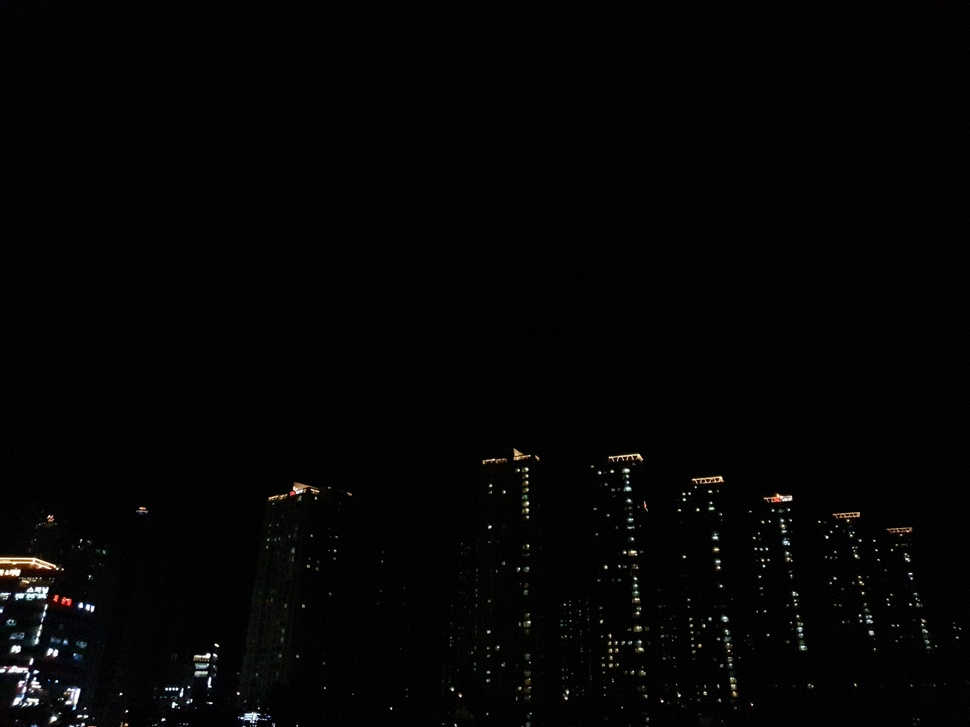
//> input picture Digital_Image_Processing_2021/Gmail/img_0.002.jpg, 970 x 727 px, shrunk from 4032 x 3024 before the run
$ ./week10_hw2   (built with g++ and OpenCV 4)
//> lines starting //> are read from the running program, lines starting //| are printed output that depends on the picture
#include <iostream>
#include <algorithm>
#include <vector>
#include <ctime>
#include "opencv2/core/core.hpp"
#include "opencv2/highgui/highgui.hpp"
#include "opencv2/imgproc/imgproc.hpp"
#include "opencv2/imgcodecs/imgcodecs.hpp"
#include "opencv2/photo.hpp"
#include "opencv2/imgcodecs.hpp"

using namespace cv;
using namespace std;

void readImagesAndTimes(vector<Mat>& images, vector<float>& times);


void readImagesAndTimes(vector<Mat>& images, vector<float>& times) {
	int numImages = 4;
	static const float timesArray[] = { 1 / 500.0f,1 / 125.0f,1 / 30.0f, 0.1f, 0.25f, 1 / 6.0f, 2.0f };
	times.assign(timesArray, timesArray + numImages);
	static const char* filenames[] = { "./Gmail/img_0.002.jpg", "./Gmail/img_0.008.jpg","./Gmail/img_0.033.jpg", "./Gmail/img_0.1.jpg","./Gmail/img_0.25.jpg","./Gmail/img_0.17.jpg","./Gmail/img_0.2.jpg" };
	for (int i = 0; i < numImages; i++) {
		Mat im = imread(filenames[i]);
//> im is the input picture: 727 rows x 970 cols, CV_8UC3; mean B, G, R 3.8, 4, 4
		images.push_back(im);

	}

}

Mat getHistogram(Mat& src) {
	Mat histogram;
	// gray_scale 에서만 작동
	const int* channel_numberes = { 0 };
	float channel_range[] = { 0.0, 255.0 };
	const float* channel_ranges = channel_range;
	int number_bins = 255; // 최대값

	//픽셀값 분포 히스토그램 계산
	calcHist(&src, 1, channel_numberes, Mat(), histogram, 1, &number_bins, &channel_ranges);

	//히스토그램 그래프 이미지 크기
	int hist_w = 512;
	int hist_h = 400;
	int bin_w = cvRound((double)hist_w / number_bins);

	// histogram  정규화
	normalize(histogram, histogram, 0, histogram.rows, NORM_MINMAX, -1, Mat());

	//값과 값을 잇는 선과 그리는 방식의 plot 그래프 이미지
	Mat histImage(hist_h, hist_w, CV_8UC1, Scalar(0, 0, 0));
	for (int i = 1; i < number_bins; i++) {
		line(histImage, Point(bin_w*(i - 1), hist_h - cvRound(histogram.at<float>(i - 1))),
			Point(bin_w*(i), hist_h - cvRound(histogram.at<float>(i))),
			Scalar(255, 0, 0), 2, 8, 0);
	}

	return histImage;
}

void main() {
	cout << "Reading images and exposure times ..." << endl;
	vector<Mat> images;
	vector<float> times;
	readImagesAndTimes(images, times);

	cout << "finished" << endl;

	//<영상 정렬>
	cout << "Aligning images ..." << endl;
	Ptr<AlignMTB> alignMTB = createAlignMTB();
	alignMTB->process(images, images);


	//<Camera response function(CRF) 복원>
	cout << "Calculating Camera Response function..." << endl;
	Mat responseDebevec;
	Ptr<CalibrateDebevec> calibrateDebevec = createCalibrateDebevec();
	calibrateDebevec->process(images, responseDebevec, times);
	cout << "-----CRF-----" << endl;
	cout << responseDebevec << endl;

	//<24 bit 표현 범위로 이미지 병합>
	cout << " Merging images into one HDR image ..." << endl;
	Mat hdrDebevec;
	Ptr<MergeDebevec> mergeDebevec = createMergeDebevec();
	mergeDebevec->process(images, hdrDebevec, times, responseDebevec);
	imwrite("hdrDebevec.hdr", hdrDebevec);
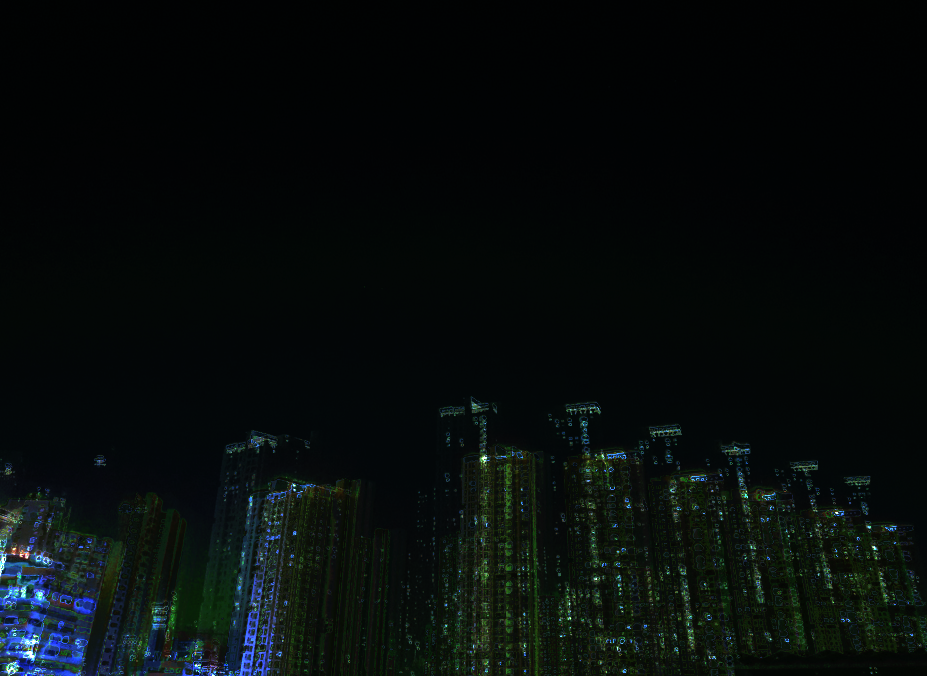
//> saved as hdrDebevec.hdr: 676 rows x 927 cols, CV_8UC3; mean B, G, R 11.7, 12.5, 7.1
	cout << " saved hdrDebevec.hdr" << endl;


	//<<Drago 톤맵>>
	cout << "Tonemaping using Drago's method..." << endl;
	Mat IdrDrago;
	Ptr<TonemapDrago> tonemapDrago = createTonemapDrago(1.0f, 0.7f, 0.85f);
	tonemapDrago->process(hdrDebevec, IdrDrago);
	IdrDrago = 3 * IdrDrago;
	imwrite("Idr-Drago_2.jpg", IdrDrago * 255);
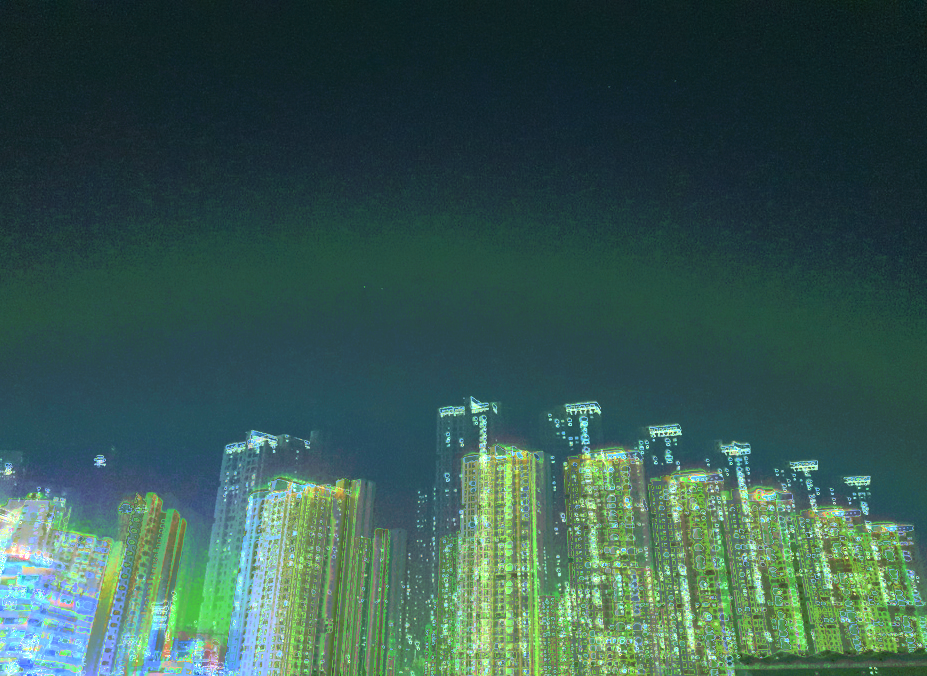
//> saved as Idr-Drago_2.jpg: 676 rows x 927 cols, CV_8UC3; mean B, G, R 81.2, 88.6, 55
	cout << "save idr-Drago.jpg" << endl;

	//<<ReinHard 톤맵>>
	cout << "Tonemaping using Reinhard's method..." << endl;
	Mat IdrReinhard;
	Ptr<TonemapReinhard> tonemapReinhard = createTonemapReinhard(1.5f, 0,0,0);
	tonemapReinhard->process(hdrDebevec, IdrReinhard);
	imwrite("Idr-Reinhard_2.jpg", IdrReinhard * 255);
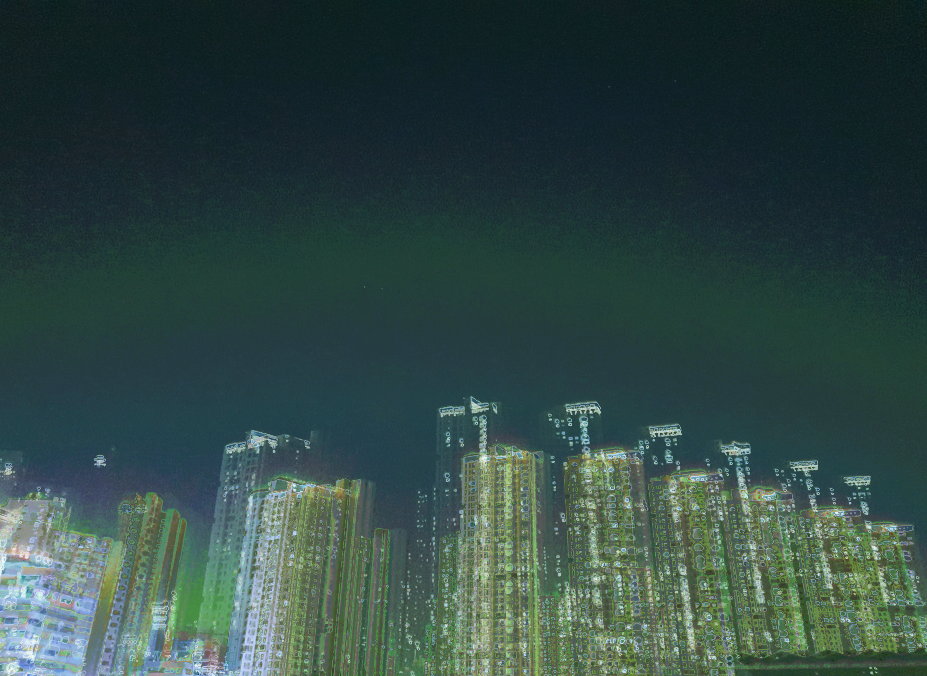
//> saved as Idr-Reinhard_2.jpg: 676 rows x 927 cols, CV_8UC3; mean B, G, R 68.7, 72.6, 49.6
	cout << "save idr-Reinhard.jpg" << endl;

	//<<Mantiuk 톤맵>>
	cout << "Tonemaping using Mantiuk's method..." << endl;
	Mat IdrMantiuk;
	Ptr<TonemapMantiuk> tonemapMantiuk = createTonemapMantiuk(2.2f, 0.85f, 1.2f);
	tonemapMantiuk->process(hdrDebevec, IdrMantiuk);
	IdrMantiuk = 3 * IdrMantiuk;
	imwrite("Idr-Mantiuk_2.jpg", IdrMantiuk * 255);
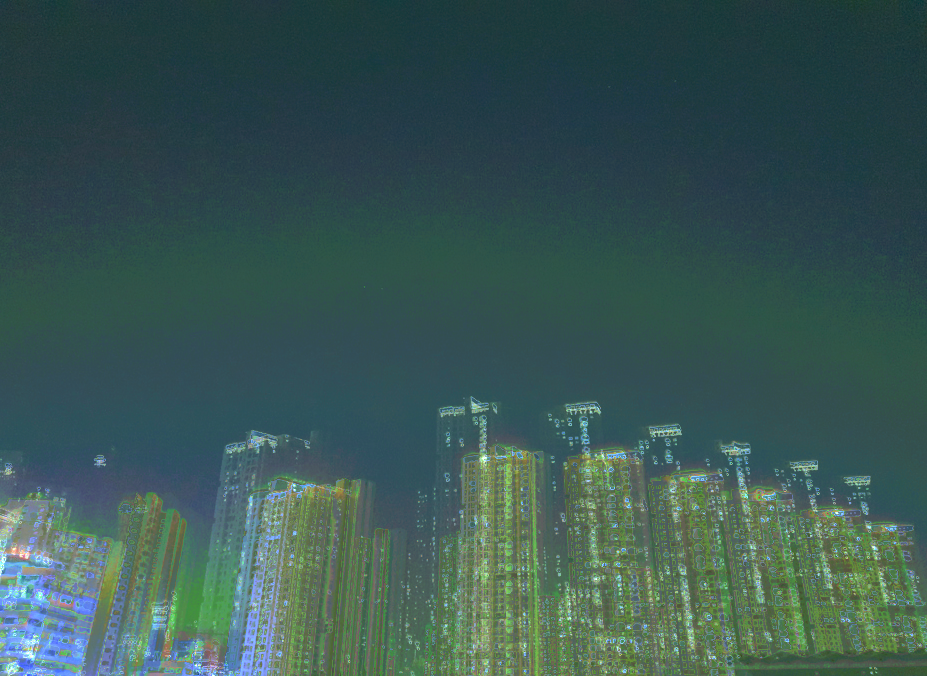
//> saved as Idr-Mantiuk_2.jpg: 676 rows x 927 cols, CV_8UC3; mean B, G, R 83.7, 87.2, 58.1
	cout << "save idr-Mantiuk.jpg" << endl;

	cout << "finish" << endl;

}
